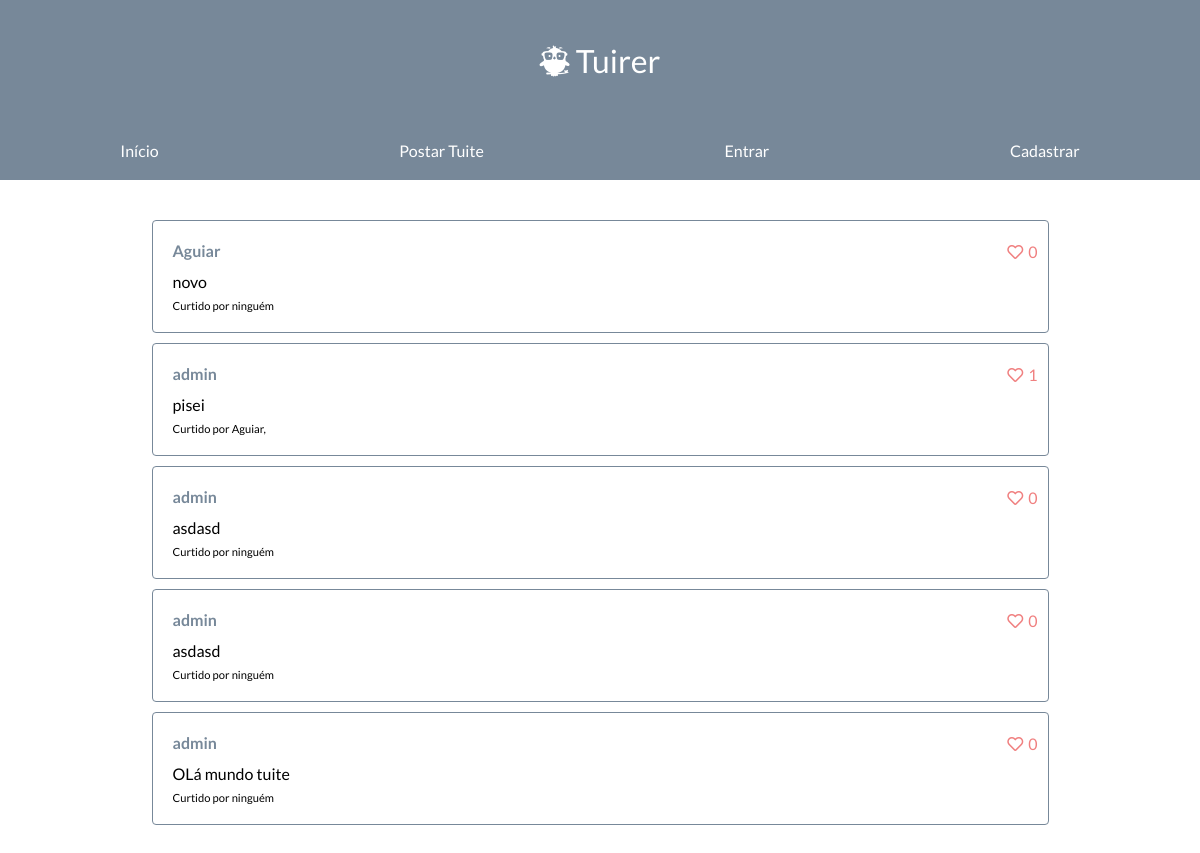
The app's page /, older data.
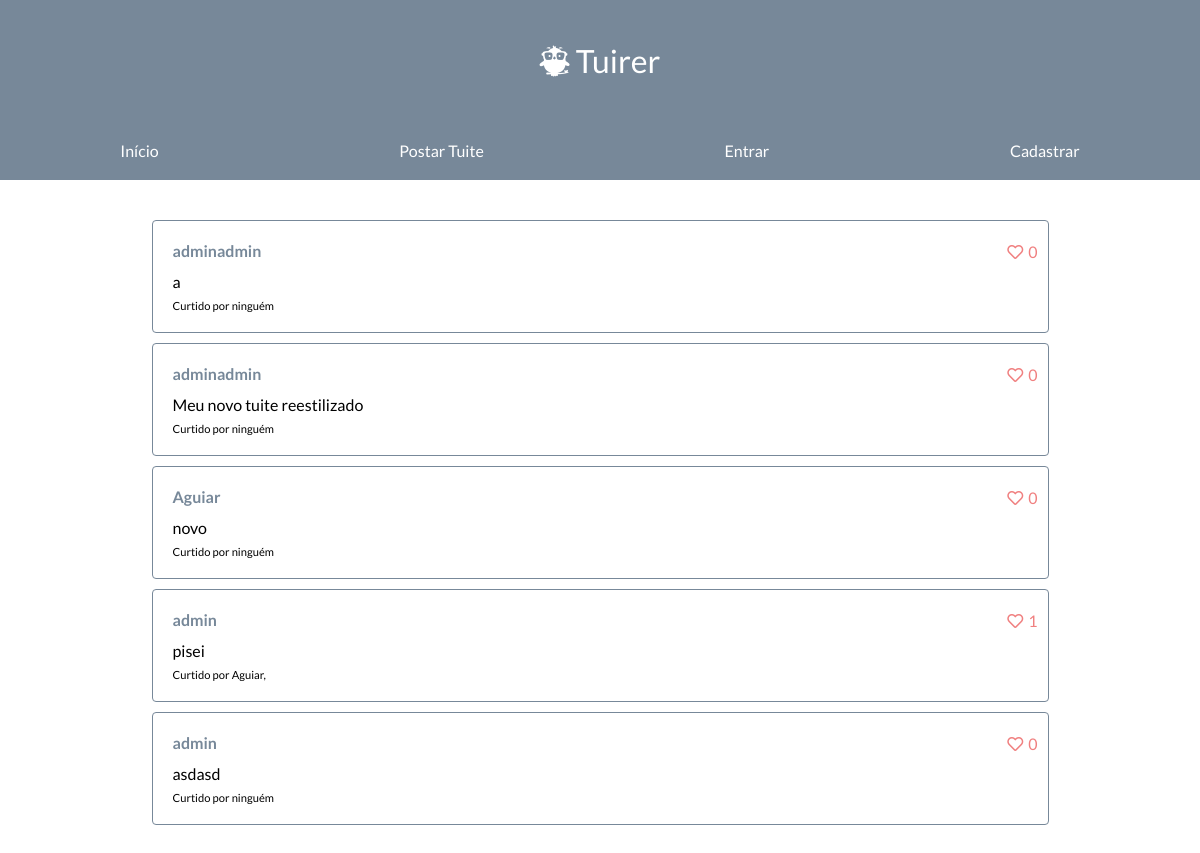
The same page, newer data.
### tuites/models.py (models this page shows, shortened)
class Tuite(models.Model):
    content = models.CharField('Tuite', max_length=280)
    author = models.ForeignKey(
        'users.User',
        on_delete = models.CASCADE, #models.PROTECT protege da exclusão, e impede excluir o usuário até excluir os tuites
        related_name = 'tuites' #Permite chamar a partir do model de User os tuites que se relacionam com ele
    )
    date_created = models.DateTimeField(auto_now_add=True)
    liked_by = models.ManyToManyField('users.User', blank = True)
    @property
    def likes_count(self):
        return self.liked_by.count()
    objects = TuitesManager() #Sobrescrevendo o atributo objects para nosso manager criado, mas como herança, apenas herdando e colocando a mais
    class Meta:
        ordering = ('-date_created', )

### users/models.py (models this page shows, shortened)
class User(AbstractUser):
    picture = models.ImageField('Foto de perfil', default='img/blank-profile-picture.png')
    following = models.ManyToManyField('self', related_name="seguidores", symmetrical=False, blank=True)

### core/views.py (the view)
# urls.py: path('', index, name="index"),
def index(request):
    contexto = {
        'my_name': "Julia",
        'now': datetime.now(),
        'tuites': Tuite.objects.all(),
        'tuitesVisitante': Tuite.objects.all()[:5],
    }
    return render(request, 'home.html', contexto)

### tuites/context_processors.py (called while the page is built)
def eu(request):
    return {
        'eu': 'Vanessa'
    }

### tuites/templatetags/tuite_likes.py (called while the page is built)
@register.simple_tag(takes_context=True)
def tuite_liked_icon(context):
    user = context.get('user')
    tuite = context.get('tuite')
    user_has_liked = tuite.liked_by.filter(pk=user.pk).exists()
    if user_has_liked:
        return format_html('<i class="fas fa-heart"></i>')
    return format_html('<i class="far fa-heart"></i>')

### templates/home.html (shortened to what this page needs)
{% extends 'base.html' %}
{% block body %}
    <div class="container-tuites">
        {% if request.user.is_authenticated %}
            {% for tuite in tuites %}
                {% include 'includes/card.html' %}
            {% endfor %}
        {% else %}
            {% for tuite in tuitesVisitante %}
                {% include 'includes/card.html' %}
            {% endfor %}
        {% endif %}
    </div>
{% endblock %}

### templates/includes/card.html
{% load tuite_likes %}
<div class="card-tuite" id="{{ tuite.id }}">
        <div class="card-author"><b><a href="{% url 'users:profile' tuite.author.pk %}">{{tuite.author}}</a></b></div>
        <div class="card-content">
            {{tuite.content}}
        </div>
        <div class="likes">
            Curtido por
            {% for user in tuite.liked_by.all %}
                {{ user }},
            {% empty %}
                ninguém
            {% endfor %}
        </div>
        <div class="card-like">
            {% if request.user.is_authenticated %}
                <a href="{% url 'tuites:like' tuite.pk %}">
                    {% tuite_liked_icon %}
                </a>
            {% else %}
                <a href="{% url 'users:login' %}">
                    {% tuite_liked_icon %}
                </a>
            {% endif %}
            <p>{{ tuite.likes_count }}</p>
        </div>
</div>

Row changes from the older to the newer data that the page shows:
no longer on this page (row unchanged): Tuite: author "admin", content "asdasd", likes_count "0"
no longer on this page (row unchanged): Tuite: author "admin", content "OLá mundo tuite", likes_count "0"
added Tuite: author "adminadmin", content "a", likes_count "0"
added Tuite: author "adminadmin", content "Meu novo tuite reestilizado", likes_count "0"
